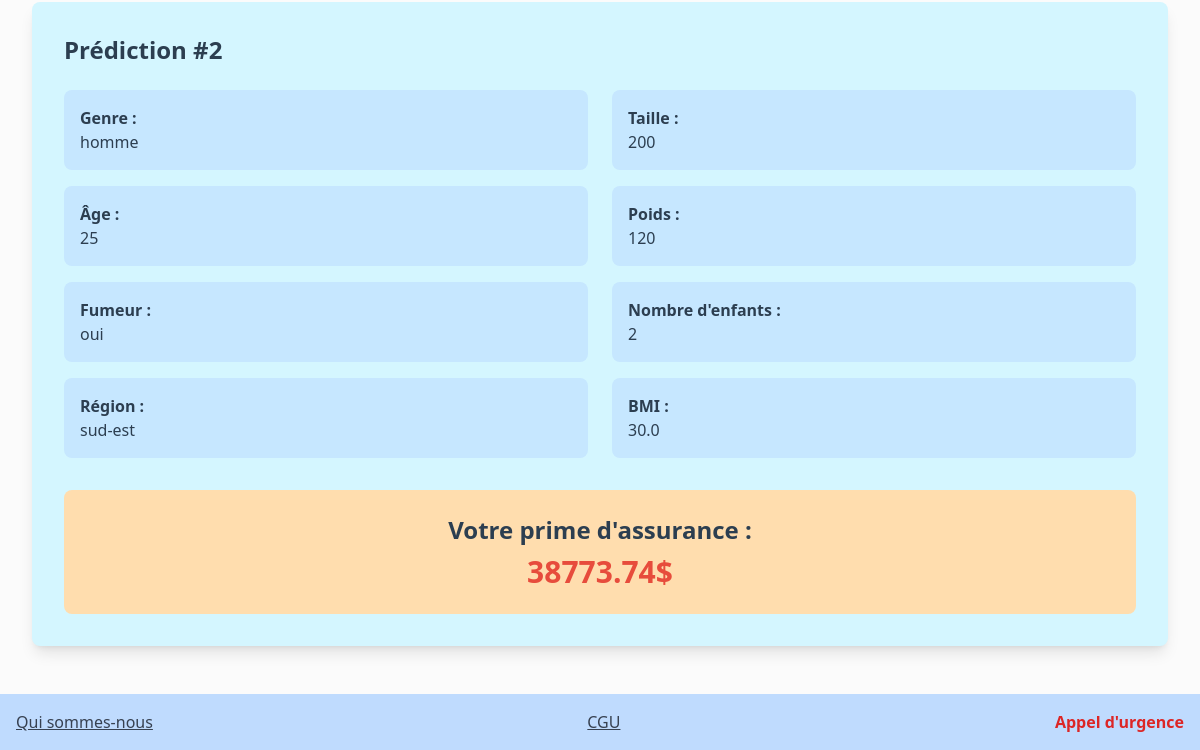
/authentication/historical/ (signed in, lower part), run on an earlier commit of the app's database.
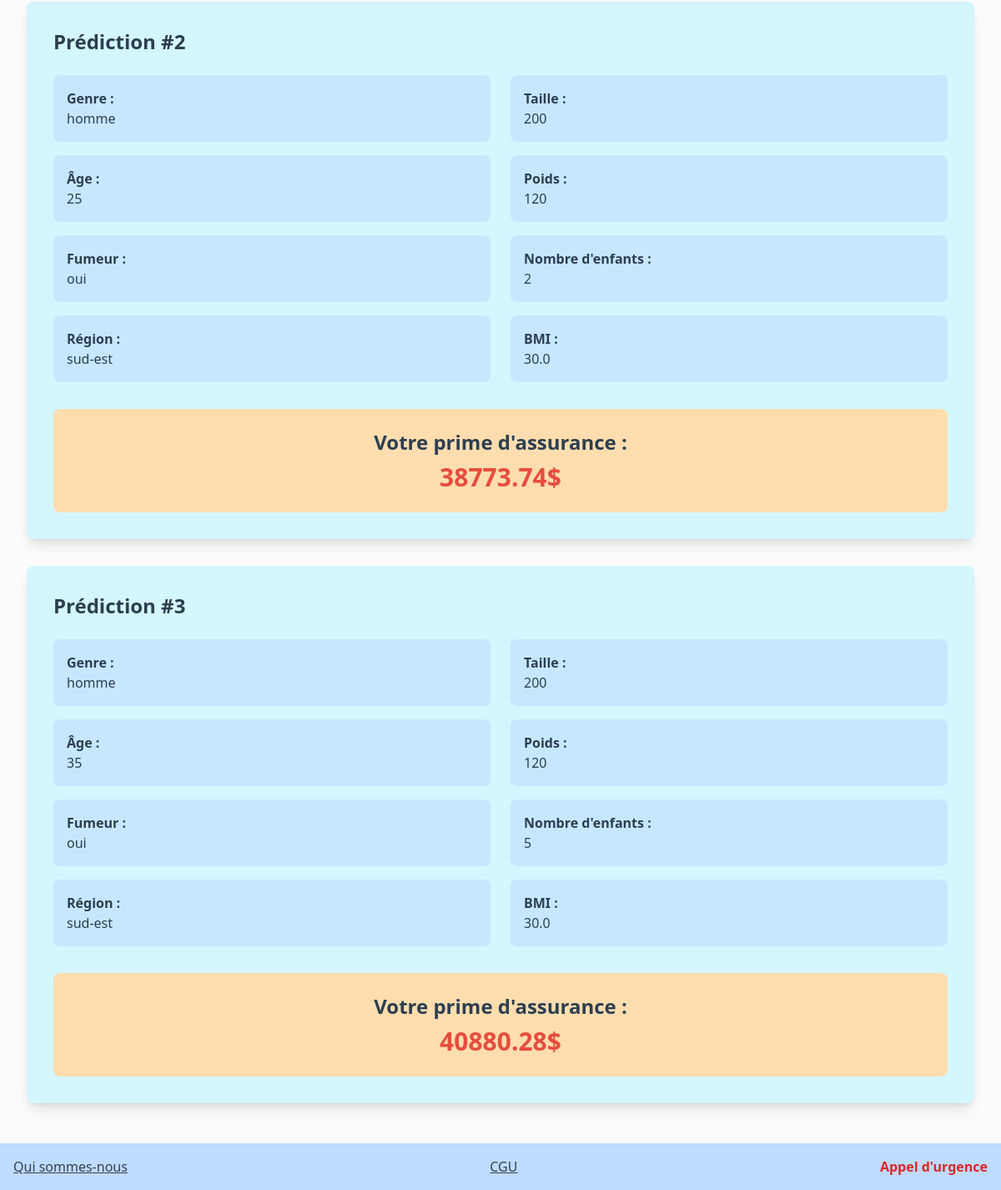
And on a later commit of the database.
### authentication/models.py (models this page shows)
class Prediction(models.Model):
    class Is_smoker(models.TextChoices):
        oui = 'oui'
        non = 'non'
    class Genre(models.TextChoices):
        homme = 'homme'
        femme = 'femme'
    class Region(models.TextChoices):
        southwest = 'sud-ouest'
        northwest = 'nord-ouest'
        southeast = 'sud-est'
        northeast = 'nord-est'
    genre = models.CharField(choices=Genre.choices, max_length=10)
    is_smoker = models.CharField(choices=Is_smoker.choices, max_length=10)
    region = models.CharField(choices=Region.choices, max_length=10)
    age = models.IntegerField(validators=[MinValueValidator(16), MaxValueValidator(100)])
    weight = models.IntegerField(validators=[MinValueValidator(20), MaxValueValidator(450)])
    size = models.IntegerField(validators=[MinValueValidator(100), MaxValueValidator(260)])
    bmi = models.FloatField(null=True, blank=True)
    number_children = models.IntegerField(validators=[MinValueValidator(0), MaxValueValidator(100)])
    user = models.ForeignKey(User, null=True, on_delete=models.SET_NULL)
    prediction_charge = models.FloatField(null=True, blank=True)
    prediction_date = models.DateTimeField(blank=True, null=True)

### authentication/views.py (the view)
# urls.py: path('historical/', PredictionHistorical, name='historical'),
@login_required
def PredictionHistorical(request):
    predictions = Prediction.objects.filter(user=request.user)
    return render(request, 'authentication/prediction_historical.html', context={"predictions": predictions})

### authentication/templates/authentication/prediction_historical.html (shortened to what this page needs)
{% extends 'base.html' %}
{% block content %}
    <div class="min-h-screen bg-[#FBFBFB] py-12 px-4 sm:px-6 lg:px-8">
        <div class="mt-12 space-y-8">
            {% for prediction in predictions %}
                <div class="bg-[#D4F6FF] p-8 rounded-lg shadow-lg">
                    <h2 class="text-2xl font-semibold text-[#2c3e50] mb-6">Prédiction #{{ forloop.counter }}</h2>
                    <div class="grid grid-cols-1 md:grid-cols-2 gap-6">
                        <div class="space-y-4">
                            <div class="bg-[#C6E7FF] p-4 rounded-lg">
                                <p class="font-semibold text-[#2c3e50]">Genre :</p>
                                <p class="text-[#2c3e50]">{{ prediction.genre }}</p>
                            </div>
                            <div class="bg-[#C6E7FF] p-4 rounded-lg">
                                <p class="font-semibold text-[#2c3e50]">Âge :</p>
                                <p class="text-[#2c3e50]">{{ prediction.age }}</p>
                            </div>
                            <div class="bg-[#C6E7FF] p-4 rounded-lg">
                                <p class="font-semibold text-[#2c3e50]">Fumeur :</p>
                                <p class="text-[#2c3e50]">{{ prediction.is_smoker }}</p>
                            </div>
                            <div class="bg-[#C6E7FF] p-4 rounded-lg">
                                <p class="font-semibold text-[#2c3e50]">Région :</p>
                                <p class="text-[#2c3e50]">{{ prediction.region }}</p>
                            </div>
                        </div>
                        <div class="space-y-4">
                            <div class="bg-[#C6E7FF] p-4 rounded-lg">
                                <p class="font-semibold text-[#2c3e50]">Taille :</p>
                                <p class="text-[#2c3e50]">{{ prediction.size }}</p>
                            </div>
                            <div class="bg-[#C6E7FF] p-4 rounded-lg">
                                <p class="font-semibold text-[#2c3e50]">Poids :</p>
                                <p class="text-[#2c3e50]">{{ prediction.weight }}</p>
                            </div>
                            <div class="bg-[#C6E7FF] p-4 rounded-lg">
                                <p class="font-semibold text-[#2c3e50]">Nombre d'enfants :</p>
                                <p class="text-[#2c3e50]">{{ prediction.number_children }}</p>
                            </div>
                            <div class="bg-[#C6E7FF] p-4 rounded-lg">
                                <p class="font-semibold text-[#2c3e50]">BMI :</p>
                                <p class="text-[#2c3e50]">{{ prediction.bmi }}</p>
                            </div>
                        </div>
                    </div>
                    <div class="mt-8 bg-[#FFDDAE] p-6 rounded-lg text-center">
                        <p class="text-2xl font-bold text-[#2c3e50]">Votre prime d'assurance :</p>
                        <p class="text-3xl font-bold text-[#e74c3c] mt-2">{{ prediction.prediction_charge }}$</p>
                    </div>
                </div>
            {% endfor %}
        </div>
    </div>
{% endblock content %}

What changed in the data, as far as the page shows it:
added Prediction: genre "homme", age "35", is_smoker "oui", region "sud-est", size "200", weight "120", number_children "5", bmi "30.0", prediction_charge "40880.28"
